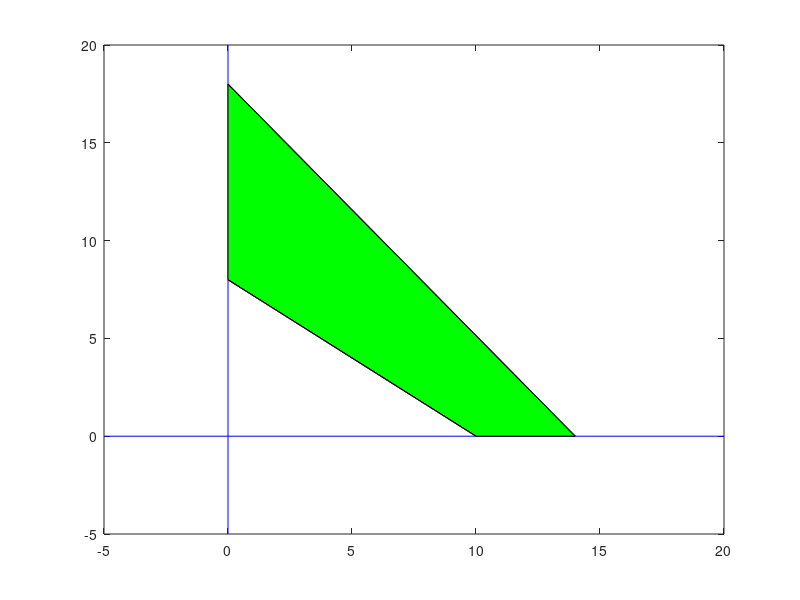

The MATLAB source for this figure:
% 例程 3.1  绘制二维可行解集
%  示例1
%  直线方程：ax + by = c
a1 = 8;
b1 = 10;
c1 = 80;
a2 = 18;
b2 = 14;
c2 = 252;
%  约束条件的交点坐标计算
X1 = c1/a1;
Y1 = c1/b1;
X2 = c2/a2;
Y2 = c2/b2;
figure(1)
%  绘制坐标轴
plot([-5 20], [0 0], 'b');
hold  on;
plot([0, 0], [-5, 20], 'b');
%  绘制可行解集（填充区域）
patch([0, 0, X2, X1], [Y1, Y2, 0, 0], 'g');
%  绘制约束直线
plot([0, X1], [Y1, 0], 'k');
plot([0, X2], [Y2, 0], 'k');
